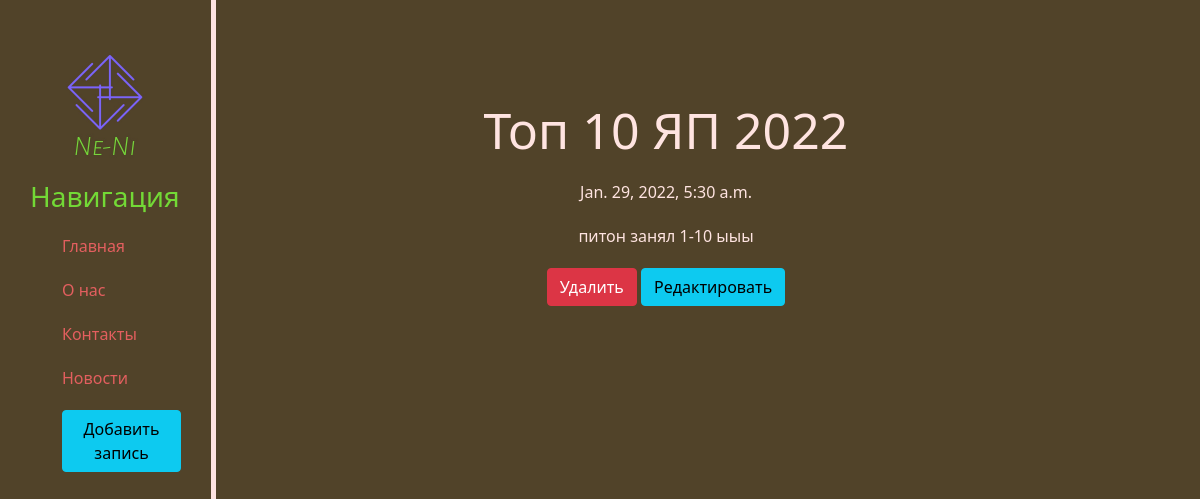
The page /news/2 on the database its author committed.
### news/models.py (models this page shows, shortened)
class Article(models.Model):
    title = models.CharField('Название', max_length=50,)
    anons = models.CharField('Анонс', max_length=250)
    full_text = models.TextField('Статья')
    date = models.DateTimeField('Дата публикации')
    class Meta:
        verbose_name = 'Новость'
        verbose_name_plural = 'Новости'

### news/views.py (the view)
# urls.py: path('<int:pk>', views.NewsDetail.as_view(), name = "news-detail"),
class NewsDetail(DetailView):
    model = Article
    template_name = "news/details_view.html"
    context_object_name = "article"

### news/templates/news/details_view.html (shortened to what this page needs)
{% extends 'main/layout.html' %}
{% block content%}
    <div class="features">
        <h1>{{ article.title}}</h1>
        <p>{{article.date}}</p>
        <p>{{article.full_text}}</p>
        <a href="{% url 'news-delete' article.id %}" class="btn btn-danger">Удалить</a>
        <a href="{% url 'news-update' article.id %}" class="btn btn-info">Редактировать</a>
    </div>
{% endblock %}

### main/static/main/css/main.css (style rules this page uses)
body { background: #514329; }
main .features { float: left; color: mistyrose; margin-top: 100px; text-align: center; width: 75%; }
main .features h1 { font-size: 50px; }
main .features p { max-width: 400px; margin: 20px auto; }

### rows shown on the page
Article: title "Топ 10 ЯП 2022", date "Jan. 29, 2022, 5:30 a.m.", full_text "питон занял 1-10 ыыы"
